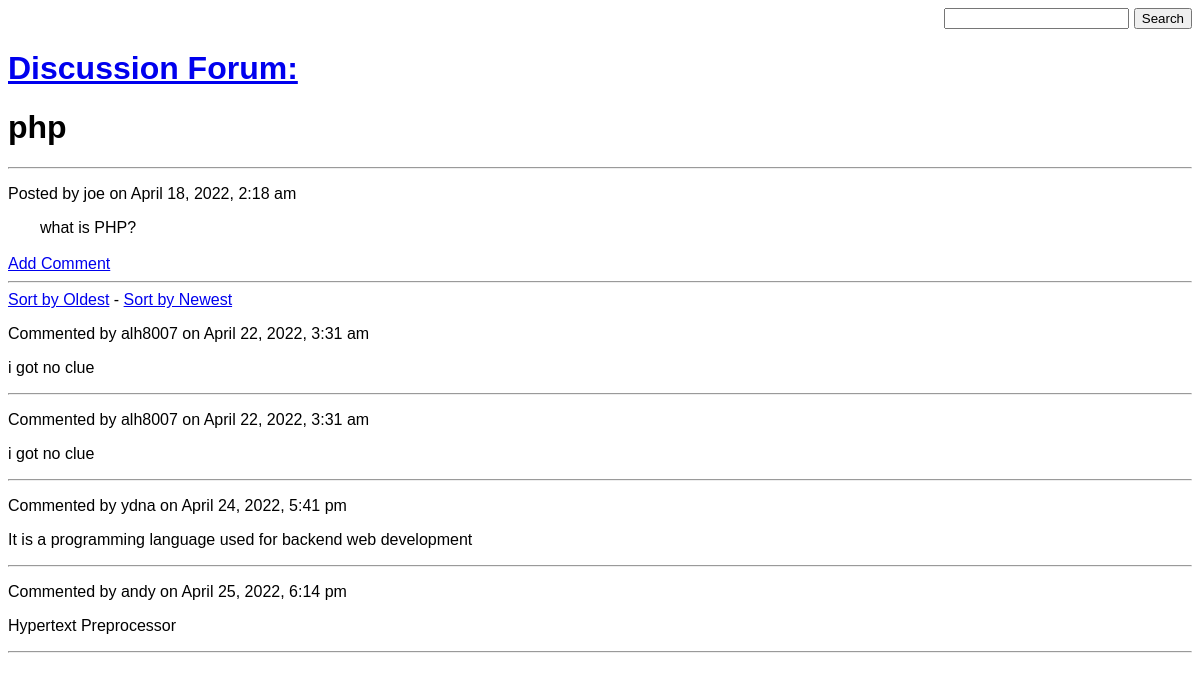
The page /view.php?id=5 on the database its author committed.
### tables this page shows
CREATE TABLE posts (id INTEGER PRIMARY KEY AUTOINCREMENT, title TEXT, body TEXT, name TEXT, time INTEGER);

CREATE TABLE comments(id INTEGER PRIMARY KEY AUTOINCREMENT, post_id INTEGER, body TEXT, name TEXT, time INTEGER);

### view.php (the view, shortened to what this page needs)
<!DOCTYPE html>
<html>
<head>
</head>
<body>
	<form method="post" action="search.php" id="search" style="text-align:right;">
		<input type="text" name="usersearch">
		<input type="submit" value="Search">
	</form>
<a href="index.php"><h1>Discussion Forum:</h1></a>
<?php
	include('config.php');
	$id = $_GET['id'];
	$sql = "SELECT * FROM posts WHERE id = $id";
	$fullpost = $db->query($sql);
	while($row=$fullpost->fetchArray()){
		?>
		<h1><?php print $row['title']; ?></h1>
		<hr>
		<p><?php
			$pretty_time = date("F j, Y, g:i a", $row['time']);
			print "Posted by " . $row['name'] . " on " . $pretty_time;
		?></p>
		<?php
			print "&emsp;&emsp;". $row['body'];
		?>
		<br>
		<br>
		<a href="#@" id="addComm">Add Comment</a><br>
		<hr>
		<?php
			print "<a href='view.php?id={$id}&sorted=old'>Sort by Oldest</a> - <a href='view.php?id={$id}&sorted=new'>Sort by Newest</a>";
		?>
		<?php
	}
			include('config.php');
			$sql = "SELECT * FROM comments WHERE post_id = $id";
			$result = $db->query($sql);
			if($_GET['sorted']==false){
				while($row = $result->fetchArray()) {
					?>
					<div>
						<p>Commented by <?php
							$pretty_time = date("F j, Y, g:i a", $row['time']);
							print $row['name'] . " on " . $pretty_time;
						?></p>
						<p><?php print $row['body']; ?></p>
					</div>
					<hr>
					<?php
				}
			}
					?>
</body>
</html>

### view.php (style rules this page uses)
body { font-family: Helvetica, sans-serif; }

### rows shown on the page
posts: title "php", name "joe", time "April 18, 2022, 2:18 am", body "what is PHP?"
comments: name "alh8007", time "April 22, 2022, 3:31 am", body "i got no clue"
comments: name "alh8007", time "April 22, 2022, 3:31 am", body "i got no clue"
comments: name "ydna", time "April 24, 2022, 5:41 pm", body "It is a programming language used for backend web development"
comments: name "andy", time "April 25, 2022, 6:14 pm", body "Hypertext Preprocessor"
